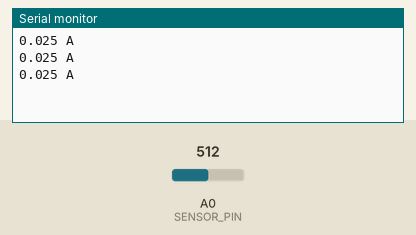
Simulated run of this sketch. Board: Arduino Uno, built with avr-gcc and run on an emulated ATmega328P. On the bench: the last lines printed to the serial monitor. The test bench sets the inputs (shaded band); at power-on: A0 (SENSOR_PIN) = 512.

Above: at 1.3 s.
1.4 s: A0 (SENSOR_PIN) set to 716
At 1.9 s:
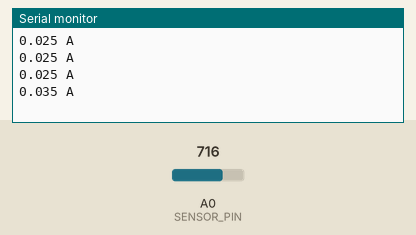
2.9 s: A0 (SENSOR_PIN) set to 900
At 3.4 s:
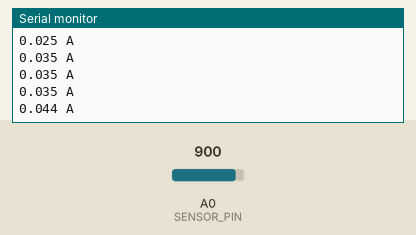
Timing chart, 0 to 5.9 s (numbered marks = the images above; inputs shaded):
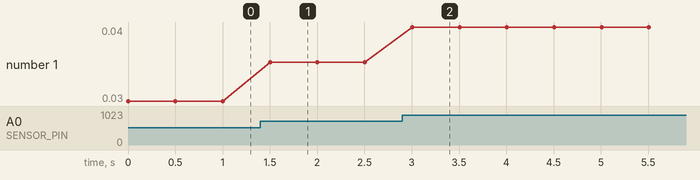

The sketch:

sketch_jul17a.ino
```cpp
// (licence header left out)
// Constants
const int SENSOR_PIN = A0;  // Input pin for measuring Vout
const int RS = 10;          // Shunt resistor value (in ohms)
const int VOLTAGE_REF = 5;  // Reference voltage for analog read

// Global Variables
float sensorValue;   // Variable to store value from analog read
float current;       // Calculated current value

void setup() {

  // Initialize serial monitor
  Serial.begin(9600);

}

void loop() {

  // Read a value from the INA169 board
  sensorValue = analogRead(SENSOR_PIN);

  // Remap the ADC value into a voltage number (5V reference)
  sensorValue = (sensorValue * VOLTAGE_REF) / 1023;

  // Follow the equation given by the INA169 datasheet to
  // determine the current flowing through RS. Assume RL = 10k
  // Is = (Vout x 1k) / (RS x RL)
  current = sensorValue / (10 * RS);

  // Output value (in amps) to the serial monitor to 3 decimal
  // places
  Serial.print(current, 3);
  Serial.println(" A");

  // Delay program for a few milliseconds
  delay(500);

}
```

Measured:
- after the input at 1.4 s, the serial monitor: prints a new line after 0.10 s (image 1)
- after the input at 2.9 s, the serial monitor: prints a new line after 0.10 s (image 2)
- plotted number 1: 0.03 → 0.04 after the input at 1.4 s, 0.04 → 0.04 after the input at 2.9 s
